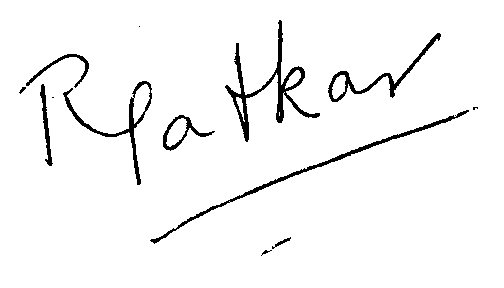
#> input picture data/personA/Train/personA_1.png, 504 x 288 px, found by its file name; its folder holds only this picture in this run
$ python Bag.py
#> lines starting #> are read from the running program, lines starting #| are printed output that depends on the picture; after the words box and inside, x2 and y2 are one past the last pixel; in counts of white or black regions, pixels touching at a corner belong together
### helpers.py
import cv2
import numpy as np
from sklearn.cluster import KMeans
from sklearn.svm import SVC
from sklearn.preprocessing import StandardScaler
from matplotlib import pyplot as plt
import os


class ImageHelpers:
    def __init__(self):
        self.sift_object = cv2.xfeatures2d.SIFT_create()

    def gray(self, image):
        gray = cv2.cvtColor(image, cv2.COLOR_BGR2GRAY)
        return gray

    def features(self, image):
        keypoints, descriptors = self.sift_object.detectAndCompute(image, None)
        return [keypoints, descriptors]


class BOVHelpers:
    def __init__(self, n_clusters=20):
        self.n_clusters = n_clusters
        self.kmeans_obj = KMeans(n_clusters=n_clusters)
        self.kmeans_ret = None
        self.descriptor_vstack = None
        self.mega_histogram = None
        self.clf = SVC()

    def cluster(self):
        self.kmeans_ret = self.kmeans_obj.fit_predict(self.descriptor_vstack)

    def developVocabulary(self, n_images, descriptor_list):

        """
    Each cluster denotes a particular visual word
    Every image can be represeted as a combination of multiple
    visual words. The best method is to generate a sparse histogram
    that contains the frequency of occurence of each visual word

    Thus the vocabulary comprises of a set of histograms of encompassing
    all descriptions for all images

    """

        self.mega_histogram = np.array([np.zeros(self.n_clusters) for i in range(n_images)])
        old_count = 0
        for i in range(n_images):
            l = len(descriptor_list[i])
            for j in range(l):
                idx = self.kmeans_ret[old_count + j]
                self.mega_histogram[i][idx] += 1
            old_count += l
        print("Vocabulary Histogram Generated")

    def standardize(self, std=None):
        """
    standardize is required to normalize the distribution
    wrt sample size and features. If not normalized, the classifier may become
    biased due to steep variances.

    """
        if std is None:
            self.scale = StandardScaler().fit(self.mega_histogram)
            self.mega_histogram = self.scale.transform(self.mega_histogram)
        else:
            print("STD not none. External STD supplied")
            self.mega_histogram = std.transform(self.mega_histogram)

    def formatND(self, l):
        """
    restructures list into vstack array of shape
    M samples x N features for sklearn
    """
        vStack = np.array(l[0])
        for remaining in l[1:]:
            vStack = np.vstack((vStack, remaining))
        self.descriptor_vstack = vStack.copy()
        return

    def train(self, train_labels):
        """
    uses sklearn.svm.SVC classifier (SVM)


    """
        print("Training SVM")
        print(self.clf)
        print("Train labels", train_labels)
        self.clf.fit(self.mega_histogram, train_labels)
        print("Training completed")

    def predict(self, iplist):
        predictions = self.clf.predict(iplist)
        return predictions

    def plotHist(self, vocabulary=None):
        print("Plotting histogram")
        if vocabulary is None:
            vocabulary = self.mega_histogram

        x_scalar = np.arange(self.n_clusters)
        y_scalar = np.array([abs(np.sum(vocabulary[:, h], dtype=np.int32)) for h in range(self.n_clusters)])

        print(y_scalar)

        plt.bar(x_scalar, y_scalar)
        plt.xlabel("Visual Word Index")
        plt.ylabel("Frequency")
        plt.title("Complete Vocabulary Generated")
        plt.xticks(x_scalar + 0.4, x_scalar)
        plt.show()


class FileHelpers:

    def __init__(self):
        pass

    def getFiles(self, path, train):
        """
    - returns  a dictionary of all files
    having key => value as  objectname => image path

    - returns total number of files.
        path will contain the data
        need to open each person
        loop of listdir willl return persons
        each person we want to join train if train is true
        else join test
        avoid the csv file

    """
        print('yarab')
        imlist = {}
        count = 0
        print(path)
        for each in os.listdir(path):
            print(" #### Reading image category ", each, " ##### ")
            imlist[each] = []
            if train == 1:
                for imagefile in os.listdir(path + '/' + each+'/'+'Train'):
                    if imagefile.__contains__('csv'):
                        continue
                    print("Reading file ", imagefile)
                    im = cv2.imread(path + '/' + each + '/' + 'Train' + '/' + imagefile, 0)
                    imlist[each].append(im)
                    count += 1
            elif train == 0:
                for imagefile in os.listdir(path + '/' + each + '/' + 'Test'):
                    if imagefile.__contains__('csv'):
                        continue
                    print("Reading file ", imagefile)
                    im = cv2.imread(path + '/' + each + '/' + 'Test' + '/' + imagefile, 0)
                    imlist[each].append(im)
                    count += 1
        print(imlist)
        return [imlist, count]

### Bag.py
import cv2
import numpy as np
from glob import glob
import argparse
from helpers import *
from matplotlib import pyplot as plt


class BOV:
    def __init__(self, no_clusters):
        self.no_clusters = no_clusters
        self.train_path = 'C:/Users/avata/Desktop/Vision project/data'
        self.test_path = 'C:/Users/avata/Desktop/Vision project/data'
        self.im_helper = ImageHelpers()
        self.bov_helper = BOVHelpers(no_clusters)
        self.file_helper = FileHelpers()
        self.images = None
        self.trainImageCount = 0
        self.train_labels = np.array([])
        self.name_dict = {}
        self.descriptor_list = []


    def trainModel(self):
        """
        This method contains the entire module
        required for training the bag of visual words model

        Use of helper functions will be extensive.

        """

        # read file. prepare file lists.
        self.images, self.trainImageCount = self.file_helper.getFiles(self.train_path, 1)
#> in getFiles, `im = cv2.imread(path + '/' + each + '/' + 'Train' + '/' + imagefile, 0)`: im: shape (288, 504); 96.2% white; 13 black regions (3 under 20 px), largest, box (x1, y1, x2, y2) and area: (225, 20, 320, 142) 1568, (150, 110, 469, 244) 1182, (63, 81, 152, 185) 882
        # extract SIFT Features from each image
        label_count = 0
        for word, imlist in self.images.items():
            self.name_dict[str(label_count)] = word
            print ("Computing Features for ", word)
            for im in imlist:
                # cv2.imshow("im", im)
                # cv2.waitKey()
                self.train_labels = np.append(self.train_labels, label_count)
                kp, des = self.im_helper.features(im)
                self.descriptor_list.append(des)

            label_count += 1
#> this loop made 1 pass
#> label_count on pass 1: 1
#> after the loop, label_count = 1; self.descriptor_list = 1 item; self.name_dict = {'0': 'personA'}


        # perform clustering
        self.bov_helper.formatND(self.descriptor_list)
#> in formatND, `vStack = np.array(l[0])`:
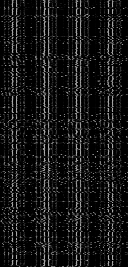
#> vStack: shape (267, 128) float32; min 0, max 175, mean 21.9
        self.bov_helper.cluster()
#> in cluster, `self.kmeans_ret = self.kmeans_obj.fit_predict(self.descriptor_vstack)`: self.kmeans_ret = 267 values, max 99 at index 231, min 0 at index 3, mean 42.03
        self.bov_helper.developVocabulary(n_images = self.trainImageCount, descriptor_list=self.descriptor_list)
#> the loop in developVocabulary, `for i in range(n_images):` made 1 pass
#> (l, old_count) on pass 1: (267, 267)
#> after the loop in developVocabulary, `for i in range(n_images):`: old_count = 267

        # show vocabulary trained
        self.bov_helper.plotHist()
#> in plotHist, `y_scalar = np.array([abs(np.sum(vocabulary[:, h], dtype=np.int32)) for..`: y_scalar = 100 values, max 31 at index 0, min 1 at index 1, mean 2.67
#| [31  1  2  2  1  1  2  1  1 15  1  2  2  1  1  9  2  2  2  2  2  2  6  3
#|   1  1  3  1  5  3  2  1  1  1  2  3  1  3  3  1  6  2  2  1  1  1  1  1
#|   2  1  1  1 12  1  1  1  4  1  1  1 24  1  1  1  1  4  2  1  1 18  1  1
#|   1  1  1  1  1  1  1  3  2  1  2  1  1  1  6  1  1  1  1  1  1  1  1  2
#|   1  1  6  1]
#> in plotHist, `plt.show()`:
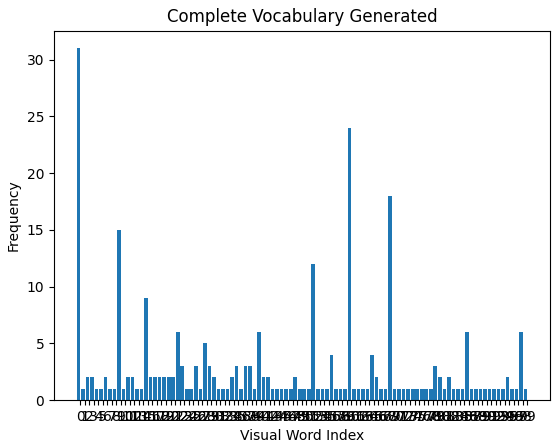
#> figure drawn by matplotlib, 1 panel; tallest bar 31 high, from x = -0.4 to 0.4

        self.bov_helper.standardize()
        self.bov_helper.train(self.train_labels)


    # [77 lines left out: functions recognize, testModel, not called in this run]


    def print_vars(self):
        pass


if __name__ == '__main__':

    # parse cmd args
    parser = argparse.ArgumentParser(
            description=" Bag of visual words example"
        )
    # [4 lines of commented-out code are left out]


    bov = BOV(no_clusters=100)

    # set training paths
    # bov.train_path = args['train_path']
    # set testing paths
    # bov.test_path = args['test_path']
    # train the model
#> (the run stopped early here; a loop or call above may not have finished)

$ run again, on data/personA/Train/personA_16.png
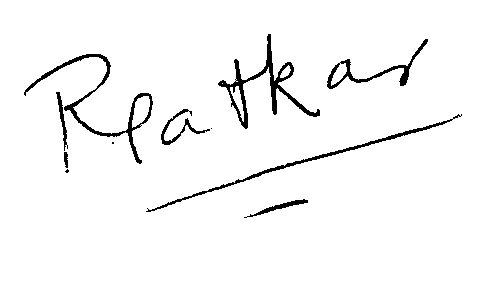
#> input picture data/personA/Train/personA_16.png, 504 x 300 px, found by its file name
#> im: shape (300, 504); 96.7% white; 11 black regions (3 under 20 px), largest, box (x1, y1, x2, y2) and area: (218, 34, 320, 129) 1355, (24, 54, 153, 164) 1194, (146, 114, 462, 212) 950
#> the loop in trainModel, `for word, imlist in self.images.items():` made 1 pass
#> label_count on pass 1: 1
#> after the loop in trainModel, `for word, imlist in self.images.items():`: label_count = 1; self.descriptor_list = 1 item; self.name_dict = {'0': 'personA'}
#> in formatND, `vStack = np.array(l[0])`:
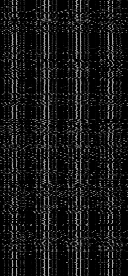
#> vStack: shape (276, 128) float32; min 0, max 174, mean 22.5
#> self.kmeans_ret = 276 values, max 99 at index 186, min 0 at index 149, mean 38.41
#> the loop in developVocabulary, `for i in range(n_images):` made 1 pass
#> (l, old_count) on pass 1: (276, 276)
#> after the loop in developVocabulary, `for i in range(n_images):`: old_count = 276
#> y_scalar = 100 values, max 24 at index 4, min 1 at index 3, mean 2.76
#| [ 2 10  2  1 24 10  1  1  1  3  3  3  1  2  1  4  3  1 21  2  2  1  3  4
#|   2  2  2  3  3  1  1  3  2  3  2  7 23  1  2  2  1  1  1  2  3  2  1  2
#|   3  9  1  1  2  1  1  1  4  4  2  1  1  1  3  1  1  1  3  1  1  3  1  1
#|   4  1  5  1  1  1  1  2  1  2  1  1  1  1  4  7  1  2  1  2  1  1  1  1
#|   1  1  2  2]
#> in plotHist, `plt.show()`:
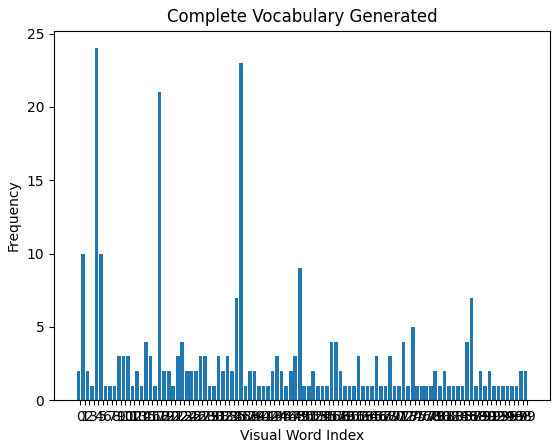
#> figure drawn by matplotlib, 1 panel; tallest bar 24 high, from x = 3.6 to 4.4

$ run again, on data/personA/Train/personA_17.png
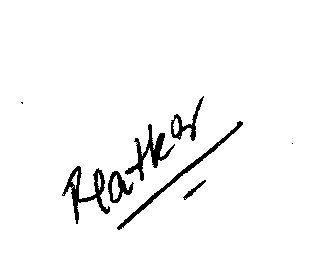
#> input picture data/personA/Train/personA_17.png, 330 x 265 px, found by its file name
#> im: shape (265, 330); 96.7% white; 8 black regions (2 under 20 px), largest, box (x1, y1, x2, y2) and area: (62, 166, 110, 224) 741, (125, 124, 175, 181) 691, (117, 121, 243, 230) 682, (171, 96, 204, 141) 363, (108, 171, 134, 203) 334, (183, 180, 206, 200) 100
#> the loop in trainModel, `for word, imlist in self.images.items():` made 1 pass
#> label_count on pass 1: 1
#> after the loop in trainModel, `for word, imlist in self.images.items():`: label_count = 1; self.descriptor_list = 1 item; self.name_dict = {'0': 'personA'}
#> in formatND, `vStack = np.array(l[0])`:
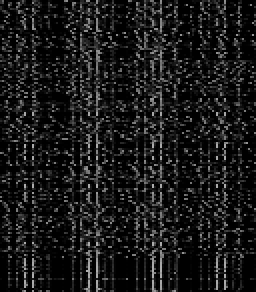
#> vStack: shape (146, 128) float32 (shown 2 times larger); min 0, max 174, mean 24.9
#> self.kmeans_ret = 146 values, max 99 at index 125, min 0 at index 80, mean 49.68
#> the loop in developVocabulary, `for i in range(n_images):` made 1 pass
#> (l, old_count) on pass 1: (146, 146)
#> after the loop in developVocabulary, `for i in range(n_images):`: old_count = 146
#> y_scalar = 100 values, max 17 at index 95, min 1 at index 0, mean 1.46
#| [ 1  2  1  2  4  1  1  1  2  2  1  1  2  1  1  1  4  1  4  1  2  1  4  1
#|   2  2  1  1  1  1  2  1  1  1  1  2  1  1  1  2  1  1  1  1  1  1  3  2
#|   1  1  1  1  1  1  1  1  2  1  1  1  1  1  1  1  3  1  1  1  1  1  1  1
#|   1  1  1  2  1  1  1  1  1  1  1  1  1  1  1  1  1  1  1  1  1  1  1 17
#|   1  1  1  1]
#> in plotHist, `plt.show()`:
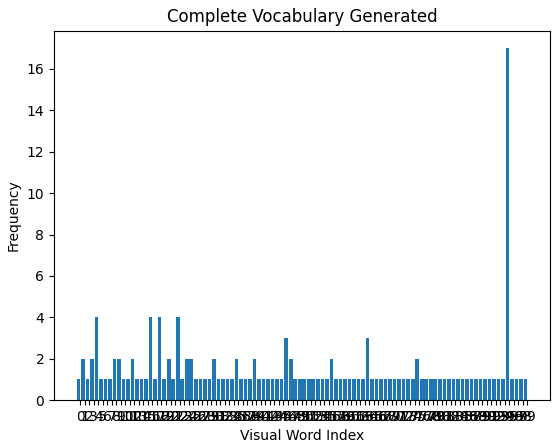
#> figure drawn by matplotlib, 1 panel; tallest bar 17 high, from x = 94.6 to 95.4

$ run again, on data/personA/Train/personA_11.png
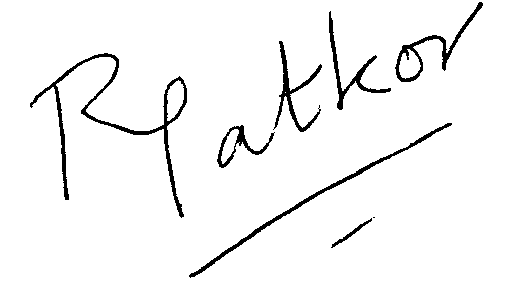
#> input picture data/personA/Train/personA_11.png, 522 x 306 px, found by its file name
#> im: shape (306, 522); 96.2% white; 8 black regions (1 under 20 px), largest, box (x1, y1, x2, y2) and area: (30, 53, 187, 218) 1993, (189, 123, 452, 278) 1140, (395, 2, 483, 82) 840
#> the loop in trainModel, `for word, imlist in self.images.items():` made 1 pass
#> label_count on pass 1: 1
#> after the loop in trainModel, `for word, imlist in self.images.items():`: label_count = 1; self.descriptor_list = 1 item; self.name_dict = {'0': 'personA'}
#> in formatND, `vStack = np.array(l[0])`:
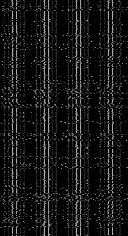
#> vStack: shape (236, 128) float32; min 0, max 179, mean 21.1
#> self.kmeans_ret = 236 values, max 99 at index 118, min 0 at index 0, mean 40.65
#> the loop in developVocabulary, `for i in range(n_images):` made 1 pass
#> (l, old_count) on pass 1: (236, 236)
#> after the loop in developVocabulary, `for i in range(n_images):`: old_count = 236
#> y_scalar = 100 values, max 39 at index 0, min 1 at index 3, mean 2.36
#| [39  4  2  1  1  4  1  2  1  2  1  1  1  1  2 24  1  1  1  1  1  2  1  1
#|   1  1  1  1  6  1  2  1  1  4  1  2  2  2  7  1  1  1  1  1  2  1  4  1
#|   1  1  1  1  1  3  1  1  1  1  1  1  2  1  1  3  1  2  1  1  1  1  1  1
#|   1  2  4  1  1  1  1  1  1  1  2  2  1 22  2  2  1  1  1  1  1  1  5  1
#|   2  3  1  1]
#> in plotHist, `plt.show()`:
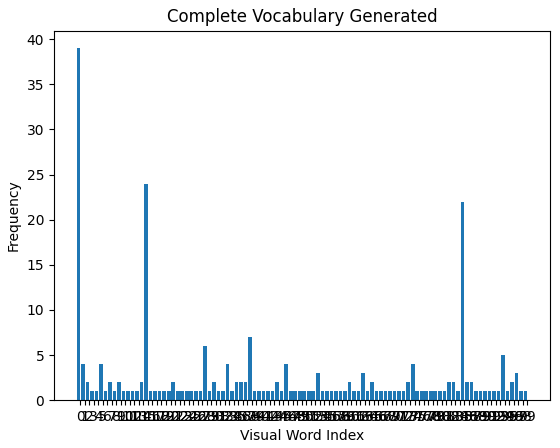
#> figure drawn by matplotlib, 1 panel; tallest bar 39 high, from x = -0.4 to 0.4
